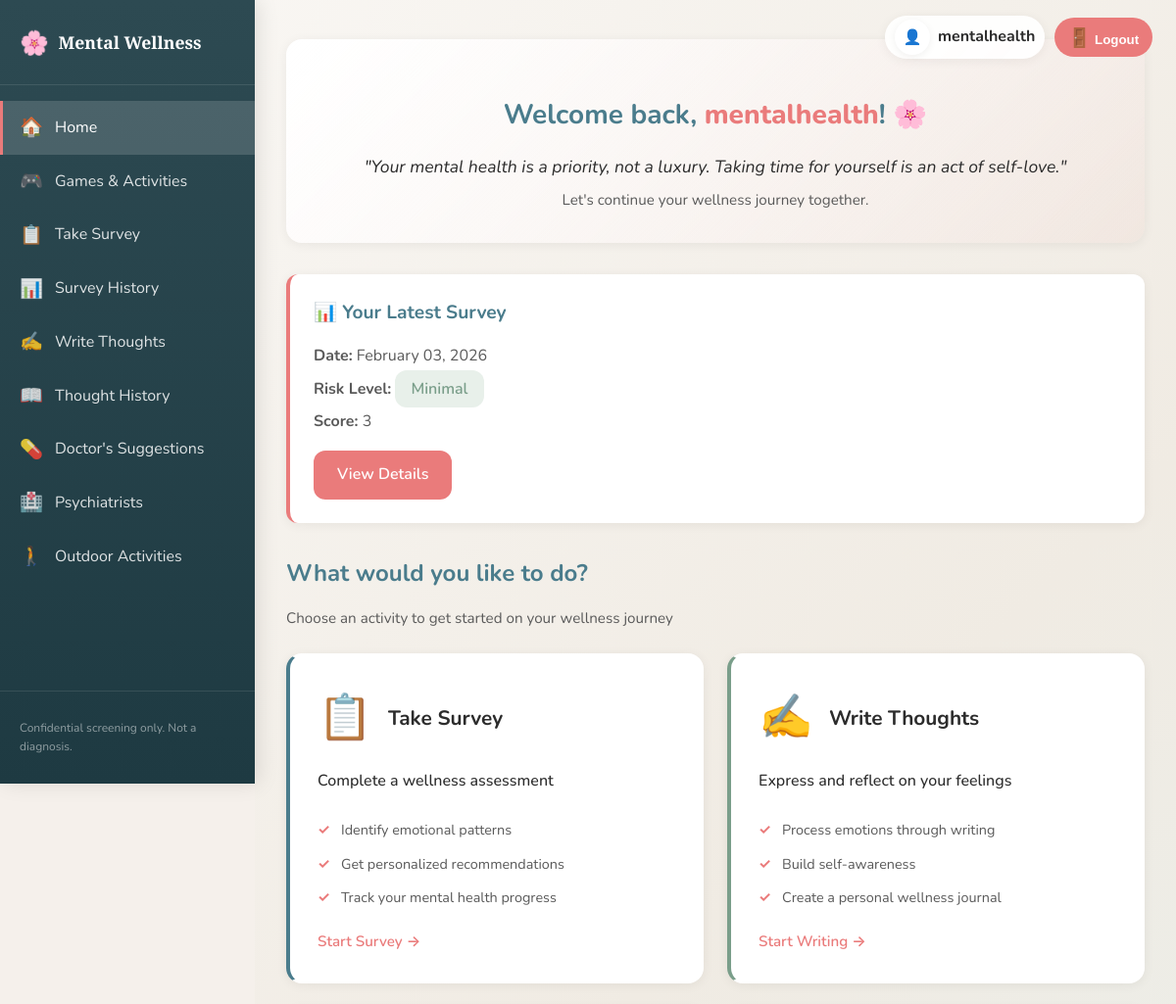
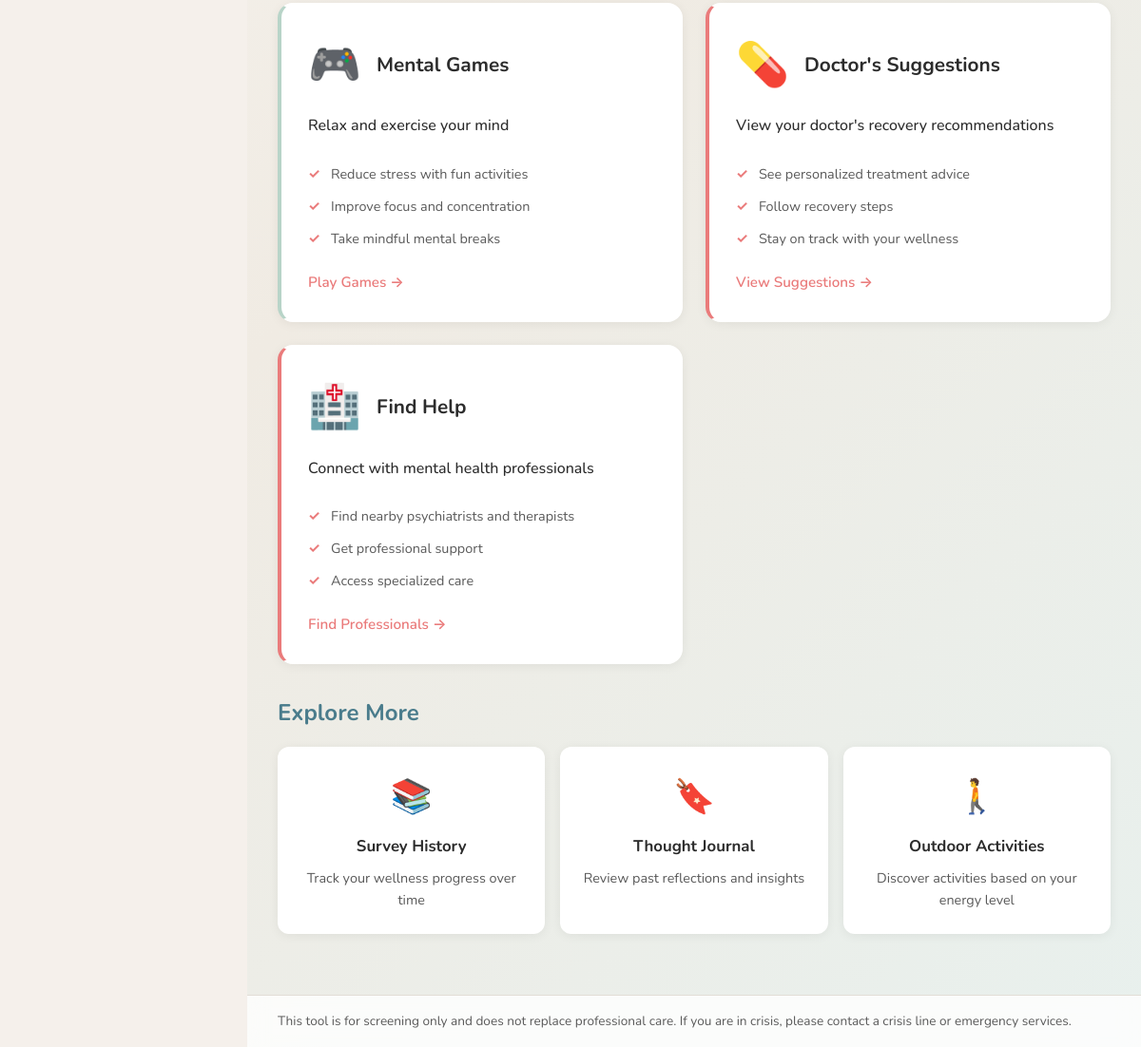
/ (signed in), run on the app's committed database (2 pictures, top to bottom).
### wellness/models.py (models this page shows, shortened)
class SurveyResponse(models.Model):
    user = models.ForeignKey(
        settings.AUTH_USER_MODEL,
        on_delete=models.CASCADE,
        null=True,
        blank=True,
        related_name='survey_responses',
    )
    created_at = models.DateTimeField(auto_now_add=True)
    mood_score = models.PositiveSmallIntegerField(default=0)   # depression/low mood
    anxiety_score = models.PositiveSmallIntegerField(default=0)
    sleep_score = models.PositiveSmallIntegerField(default=0)
    energy_score = models.PositiveSmallIntegerField(default=0)
    concentration_score = models.PositiveSmallIntegerField(default=0)
    hopelessness_score = models.PositiveSmallIntegerField(default=0)
    support_score = models.PositiveSmallIntegerField(default=0)  # reverse: higher = less support
    total_score = models.PositiveSmallIntegerField(default=0)
    risk_level = models.CharField(max_length=32, blank=True)  # minimal, mild, moderate, severe
    recommendation = models.TextField(blank=True)
    class Meta:
        ordering = ['-created_at']

### wellness/views.py (the view)
# urls.py: path('', views.home, name='home'),
def home(request):
    if not request.user.is_authenticated:
        return redirect('wellness:auth')
    if _is_doctor(request.user):
        return redirect('wellness:doctor_dashboard')
    latest_survey = SurveyResponse.objects.filter(user=request.user).order_by('-created_at').first()
    indoor_activities = list(PhysicalActivity.objects.filter(outdoor=False))[:6]
    user_prefs = {
        p.activity_id: p.preferred_duration_minutes
        for p in UserActivityPreference.objects.filter(user=request.user)
    }
    for a in indoor_activities:
        a.timer_duration = user_prefs.get(a.id, a.duration_minutes)
    return render(request, 'wellness/home_authenticated.html', {
        'title': 'Home',
        'username': request.user.username,
        'latest_survey': latest_survey,
        'indoor_activities': indoor_activities,
    })

### wellness/context_processors.py (called while the page is built)
def wellness_context(request):
    is_doctor = False
    doctor_profile = None
    if request.user.is_authenticated:
        try:
            doctor_profile = DoctorProfile.objects.get(user=request.user)
            is_doctor = True
        except DoctorProfile.DoesNotExist:
            pass
    return {'is_doctor': is_doctor, 'doctor_profile': doctor_profile}

### wellness/views.py (called while the page is built)
def _is_doctor(user):
    return hasattr(user, 'doctor_profile') and DoctorProfile.objects.filter(user=user).exists()

### wellness/templates/wellness/home_authenticated.html (shortened to what this page needs)
{% extends "base.html" %}
{% block content %}
<section class="welcome-hero">
    <div class="welcome-content">
        <h1 class="welcome-title">Welcome back, <span class="username-highlight">{{ username }}</span>! 🌸</h1>
        <blockquote class="welcome-quote">
            "Your mental health is a priority, not a luxury. Taking time for yourself is an act of self-love."
        </blockquote>
        <p class="welcome-hint">Let's continue your wellness journey together.</p>
    </div>
</section>
{% if latest_survey %}
<section class="latest-survey-section">
    <div class="survey-card">
        <h2>📊 Your Latest Survey</h2>
        <div class="survey-info">
            <p><strong>Date:</strong> {{ latest_survey.created_at|date:"F d, Y" }}</p>
            <p><strong>Risk Level:</strong> <span class="risk-badge risk-{{ latest_survey.risk_level }}">{{ latest_survey.risk_level|title }}</span></p>
            <p><strong>Score:</strong> {{ latest_survey.total_score }}</p>
        </div>
        <a href="{% url 'wellness:results' latest_survey.id %}" class="btn btn-secondary">View Details</a>
    </div>
</section>
{% endif %}
<section class="quick-actions-section">
    <h2>What would you like to do?</h2>
    <p class="section-subtitle">Choose an activity to get started on your wellness journey</p>
    <div class="actions-grid">
        <a href="{% url 'wellness:survey' %}" class="action-card action-survey">
            <div class="card-header">
                <div class="action-icon">📋</div>
                <h3>Take Survey</h3>
            </div>
            <div class="card-body">
                <p class="action-description">Complete a wellness assessment</p>
                <ul class="action-benefits">
                    <li>Identify emotional patterns</li>
                    <li>Get personalized recommendations</li>
                    <li>Track your mental health progress</li>
                </ul>
                <span class="action-cta">Start Survey →</span>
            </div>
        </a>
        <a href="{% url 'wellness:thought_journal' %}" class="action-card action-journal">
            <div class="card-header">
                <div class="action-icon">✍️</div>
                <h3>Write Thoughts</h3>
            </div>
            <div class="card-body">
                <p class="action-description">Express and reflect on your feelings</p>
                <ul class="action-benefits">
                    <li>Process emotions through writing</li>
                    <li>Build self-awareness</li>
                    <li>Create a personal wellness journal</li>
                </ul>
                <span class="action-cta">Start Writing →</span>
            </div>
        </a>
        <a href="{% url 'wellness:games' %}" class="action-card action-games">
            <div class="card-header">
                <div class="action-icon">🎮</div>
                <h3>Mental Games</h3>
            </div>
            <div class="card-body">
                <p class="action-description">Relax and exercise your mind</p>
                <ul class="action-benefits">
                    <li>Reduce stress with fun activities</li>
                    <li>Improve focus and concentration</li>
                    <li>Take mindful mental breaks</li>
                </ul>
                <span class="action-cta">Play Games →</span>
            </div>
        </a>
        <a href="{% url 'wellness:my_suggestions' %}" class="action-card action-doctors">
            <div class="card-header">
                <div class="action-icon">💊</div>
                <h3>Doctor's Suggestions</h3>
            </div>
            <div class="card-body">
                <p class="action-description">View your doctor's recovery recommendations</p>
                <ul class="action-benefits">
                    <li>See personalized treatment advice</li>
                    <li>Follow recovery steps</li>
                    <li>Stay on track with your wellness</li>
                </ul>
                <span class="action-cta">View Suggestions →</span>
            </div>
        </a>
        <a href="{% url 'wellness:psychiatrists' %}" class="action-card action-doctors">
            <div class="card-header">
                <div class="action-icon">🏥</div>
                <h3>Find Help</h3>
            </div>
            <div class="card-body">
                <p class="action-description">Connect with mental health professionals</p>
                <ul class="action-benefits">
                    <li>Find nearby psychiatrists and therapists</li>
                    <li>Get professional support</li>
                    <li>Access specialized care</li>
                </ul>
                <span class="action-cta">Find Professionals →</span>
            </div>
        </a>
    </div>
</section>
<section class="more-features-section">
    <h2>Explore More</h2>
    <div class="features-grid">
        <a href="{% url 'wellness:survey_history' %}" class="feature-card">
            <div class="feature-icon">📚</div>
            <h3>Survey History</h3>
            <p>Track your wellness progress over time</p>
        </a>
        <a href="{% url 'wellness:thought_history' %}" class="feature-card">
            <div class="feature-icon">🔖</div>
            <h3>Thought Journal</h3>
            <p>Review past reflections and insights</p>
        </a>
        <a href="{% url 'wellness:activities' %}" class="feature-card">
            <div class="feature-icon">🚶</div>
            <h3>Outdoor Activities</h3>
            <p>Discover activities based on your energy level</p>
        </a>
    </div>
</section>
{% endblock %}

### templates/base.html (shortened to what this page needs)
<!DOCTYPE html>
<html lang="en">
<head>
    <link rel="stylesheet" href="/static/css/style.css">
</head>
<body>
    {% if user.is_authenticated %}
    <aside class="sidebar">
        <a href="{% if is_doctor %}{% url 'wellness:doctor_dashboard' %}{% else %}{% url 'wellness:home' %}{% endif %}" class="sidebar-logo">
            <span class="logo-icon">🌸</span>
            <span class="logo-text">Mental Wellness</span>
        </a>
        <nav class="sidebar-nav">
            {% if is_doctor %}
                <a href="{% url 'wellness:doctor_dashboard' %}" class="nav-link {% if request.resolver_match.url_name == 'doctor_dashboard' %}active{% endif %}">
                    <span class="nav-icon">🏠</span> Doctor Dashboard
                </a>
            {% else %}
                <a href="{% url 'wellness:home' %}" class="nav-link {% if request.resolver_match.url_name == 'home' %}active{% endif %}">
                    <span class="nav-icon">🏠</span> Home
                </a>
                <a href="{% url 'wellness:games' %}" class="nav-link {% if request.resolver_match.url_name == 'games' %}active{% endif %}">
                    <span class="nav-icon">🎮</span> Games & Activities
                </a>
                <a href="{% url 'wellness:survey' %}" class="nav-link {% if request.resolver_match.url_name == 'survey' %}active{% endif %}">
                    <span class="nav-icon">📋</span> Take Survey
                </a>
                <a href="{% url 'wellness:survey_history' %}" class="nav-link {% if request.resolver_match.url_name == 'survey_history' %}active{% endif %}">
                    <span class="nav-icon">📊</span> Survey History
                </a>
                <a href="{% url 'wellness:thought_journal' %}" class="nav-link {% if request.resolver_match.url_name == 'thought_journal' %}active{% endif %}">
                    <span class="nav-icon">✍️</span> Write Thoughts
                </a>
                <a href="{% url 'wellness:thought_history' %}" class="nav-link {% if request.resolver_match.url_name == 'thought_history' %}active{% endif %}">
                    <span class="nav-icon">📖</span> Thought History
                </a>
                <a href="{% url 'wellness:my_suggestions' %}" class="nav-link {% if request.resolver_match.url_name == 'my_suggestions' %}active{% endif %}">
                    <span class="nav-icon">💊</span> Doctor's Suggestions
                </a>
                <a href="{% url 'wellness:psychiatrists' %}" class="nav-link {% if request.resolver_match.url_name == 'psychiatrists' %}active{% endif %}">
                    <span class="nav-icon">🏥</span> Psychiatrists
                </a>
                <a href="{% url 'wellness:activities' %}" class="nav-link {% if request.resolver_match.url_name == 'activities' %}active{% endif %}">
                    <span class="nav-icon">🚶</span> Outdoor Activities
                </a>
            {% endif %}
        </nav>
        <div class="sidebar-footer">
            <p>Confidential screening only. Not a diagnosis.</p>
        </div>
    </aside>
    {% endif %}
    <div class="page-wrapper {% if not user.is_authenticated %}no-sidebar{% endif %}">
        {% if user.is_authenticated %}
        <header class="topbar">
            <div class="topbar-user">
                <span class="user-avatar">👤</span>
                <span class="username">{{ user.username }}</span>
            </div>
            <form method="post" action="{% url 'wellness:logout' %}" class="topbar-logout-form">
                <button type="submit" class="nav-link nav-logout-btn"><span class="nav-icon">🚪</span> Logout</button>
            </form>
        </header>
        {% endif %}
        <main class="main-content">
            {% block content %}{% endblock %}
        </main>
        <footer class="site-footer">
            <p>This tool is for screening only and does not replace professional care. If you are in crisis, please contact a crisis line or emergency services.</p>
        </footer>
    </div>
</body>
</html>

### data on the page
SurveyResponse: created_at "February 03, 2026", risk_level "Minimal", total_score "3"

### other printed values
{{ user.username }} "mentalhealth"
{{ username }} "mentalhealth"
